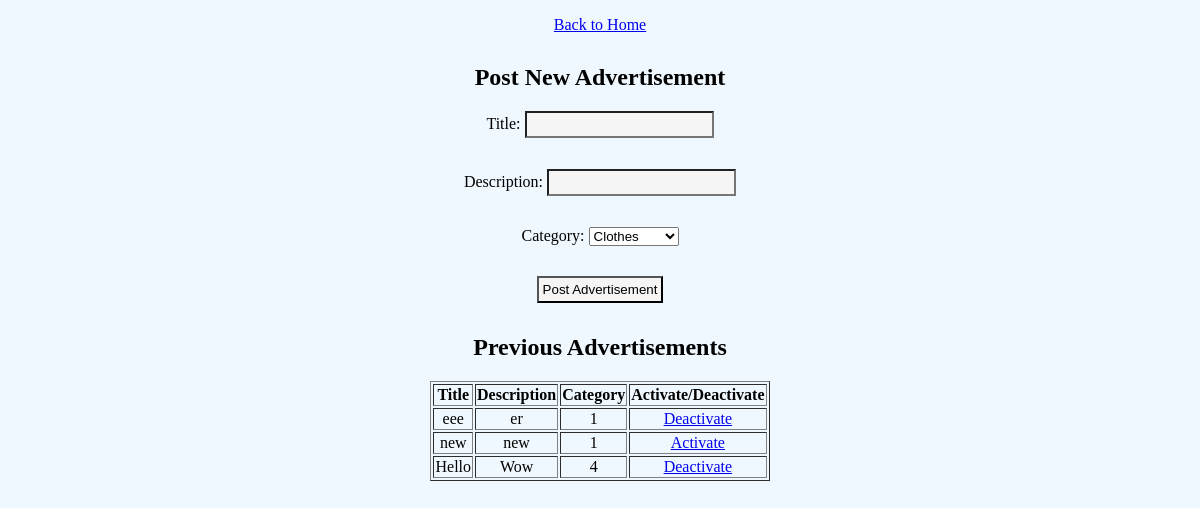
The app's page /advertisement (signed in) with its own data.
### tables this page shows
CREATE TABLE Advertisement(aid INTEGER PRIMARY KEY AUTOINCREMENT,title TEXT,description TEXT,isactive INTEGER,username TEXT,category INTEGER,FOREIGN KEY (username) REFERENCES User(username),FOREIGN KEY (category) REFERENCES Category(cid));

### main.py (the view, shortened to what this page needs)
@app.route('/advertisement', methods=['GET', 'POST'])
def advertisement():
    conn = sqlite3.connect("adv.db")
    c = conn.cursor()
    c.execute("SELECT aid, title, description, category, isactive  FROM Advertisement WHERE username=?",
              (session["username"],))
    records = c.fetchall()
    c.execute("Select * from Category")
    categories = c.fetchall()
    conn.close()
    return render_template('advertisement.html', categories= categories, records=records)

### templates/advertisement.html (shortened to what this page needs)
<!DOCTYPE html>
<html lang="en">
<head>
    <link rel = 'stylesheet' type="text/css" href="../static/style.css">
</head>
<body>
<p><a href="/dologin">Back to Home</a></p>
<h2>Post New Advertisement</h2>
    <form action="/advertisement" method="POST">
        <p>Title: <input type="text" name="title" required="required"/></p>
        <p>Description: <input type="text" name="description" required="required"/></p>
        <p>Category:
        <select name="category" id="category">
              {% for category in categories %}
              <option value="{{category[0]}}">{{ category[1] }}</option>
              {% endfor %}
          </select></p>
        <p><input type="submit" name="Add advertisement" value="Post Advertisement"/></p>
<h2>Previous Advertisements</h2>
        <table border="1">
        <tr>
            <th>Title</th>
            <th>Description</th>
            <th>Category</th>
            <th>Activate/Deactivate</th>
        </tr>
        {% for record in records %}
            <tr>
            <td>{{record[1]}}</td>
            <td>{{record[2]}}</td>
            <td>{{record[3]}}</td>
            {% if record[4] == 1 %}
            <td><a href="/deactivate?id={{record[0]}}">Deactivate</a></td>
            {% else %}
           <td><a href="/activate?id={{record[0]}}">Activate</a></td>
            {% endif %}
        </tr>
        {% endfor %}
    </table>
    </form>
</body>
</html>

### static/style.css (style rules this page uses)
body { background-color: aliceblue; font-family: "Arial Narrow"; }
p { margin-bottom: 30px; margin-outside: 20px; text-align: center; }
input { background-color: whitesmoke; }
table { margin-left: auto; margin-right: auto; }
h1,h2 { text-align: center; }
input { padding: 4px; margin-bottom: 1px; }
form { text-align: center; }

### records on screen
Advertisement: title "eee", description "er", category "1"
Advertisement: title "new", description "new", category "1"
Advertisement: title "Hello", description "Wow", category "4"

### other values on screen
form field category "Clothes"
